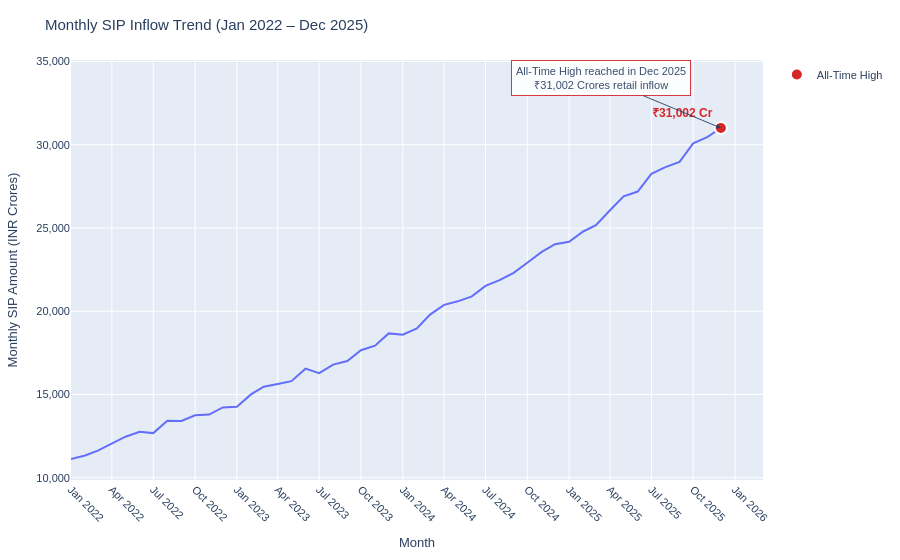

This figure's notebook cell:
### Markdown cell above
## Section 3: Transaction & Inflow Trends

This section covers retail investment behavior, tracking monthly SIP inflows, net category inflows, and general transaction types.

### Code cell
# Line plot of SIP trend
fig = px.line(
    df_sip, 
    x='month', 
    y='sip_amount_crores',
    title='Monthly SIP Inflow Trend (Jan 2022 – Dec 2025)'
)

# Highlight and annotate the all-time high in Dec 2025
fig.add_scatter(
    x=['2025-12'], 
    y=[31002.0], 
    mode='markers+text',
    marker=dict(size=12, color='#D62728', line=dict(width=2, color='white')),
    name='All-Time High',
    text=['<b>₹31,002 Cr</b>'],
    textposition='top left',
    textfont=dict(size=12, color='#D62728')
)

fig.add_annotation(
    x='2025-12',
    y=31002.0,
    text='All-Time High reached in Dec 2025<br>₹31,002 Crores retail inflow',
    showarrow=True,
    arrowhead=2,
    ax=-120,
    ay=-50,
    bgcolor="white",
    bordercolor="#D62728",
    borderwidth=1,
    borderpad=4,
    opacity=0.9
)

# Styling layout
fig.update_layout(
    font=dict(family="Arial", size=11),
    xaxis_title='Month',
    yaxis_title='Monthly SIP Amount (INR Crores)',
    xaxis=dict(tickangle=45, dtick="M3"),
    yaxis=dict(tickformat=",.0f"),
    margin=dict(l=40, r=40, t=60, b=40)
)

# Save chart as static PNG
fig.write_image("../reports/charts/chart7_sip_trend.png", width=1100, height=550, scale=2)
fig.show()

### Figure 1 — Plotly figure (JSON) as saved in the notebook; plotly's stock layout.template omitted (floating-point values rounded to 4 significant figures)
{"data": [{"hovertemplate": "month=%{x}<br>sip_amount_crores=%{y}<extra></extra>", "legendgroup": "", "line": {"color": "#636efa", "dash": "solid"}, "marker": {"symbol": "circle"}, "mode": "lines", "name": "", "orientation": "v", "showlegend": false, "type": "scatter", "x": ["2022-01", "2022-02", "2022-03", "2022-04", "2022-05", "2022-06", "2022-07", "2022-08", "2022-09", "2022-10", "2022-11", "2022-12", "2023-01", "2023-02", "2023-03", "2023-04", "2023-05", "2023-06", "2023-07", "2023-08", "2023-09", "2023-10", "2023-11", "2023-12", "2024-01", "2024-02", "2024-03", "2024-04", "2024-05", "2024-06", "2024-07", "2024-08", "2024-09", "2024-10", "2024-11", "2024-12", "2025-01", "2025-02", "2025-03", "2025-04", "2025-05", "2025-06", "2025-07", "2025-08", "2025-09", "2025-10", "2025-11", "2025-12"], "xaxis": "x", "y": [11130.0, 11340.0, 11630.0, 12080.0, 12460.0, 12760.0, 12680.0, 13420.0, 13410.0, 13750.0, 13790.0, 14220.0, 14270.0, 15010.0, 15470.0, 15630.0, 15800.0, 16550.0, 16280.0, 16800.0, 17010.0, 17660.0, 17930.0, 18670.0, 18590.0, 18960.0, 19800.0, 20380.0, 20590.0, 20890.0, 21520.0, 21860.0, 22300.0, 22910.0, 23540.0, 24030.0, 24170.0, 24790.0, 25160.0, 26060.0, 26890.0, 27190.0, 28250.0, 28650.0, 28970.0, 30080.0, 30460.0, 31000.0], "yaxis": "y"}, {"marker": {"color": "#D62728", "line": {"color": "white", "width": 2}, "size": 12}, "mode": "markers+text", "name": "All-Time High", "text": ["<b>₹31,002 Cr</b>"], "textfont": {"color": "#D62728", "size": 12}, "textposition": "top left", "type": "scatter", "x": ["2025-12"], "y": [31000.0]}], "layout": {"annotations": [{"arrowhead": 2, "ax": -120, "ay": -50, "bgcolor": "white", "bordercolor": "#D62728", "borderpad": 4, "borderwidth": 1, "opacity": 0.9, "showarrow": true, "text": "All-Time High reached in Dec 2025<br>₹31,002 Crores retail inflow", "x": "2025-12", "y": 31000.0}], "font": {"family": "Arial", "size": 11}, "legend": {"tracegroupgap": 0}, "margin": {"b": 40, "l": 40, "r": 40, "t": 60}, "title": {"text": "Monthly SIP Inflow Trend (Jan 2022 – Dec 2025)"}, "xaxis": {"anchor": "y", "domain": [0.0, 1.0], "dtick": "M3", "tickangle": 45, "title": {"text": "Month"}}, "yaxis": {"anchor": "x", "domain": [0.0, 1.0], "tickformat": ",.0f", "title": {"text": "Monthly SIP Amount (INR Crores)"}}}}
